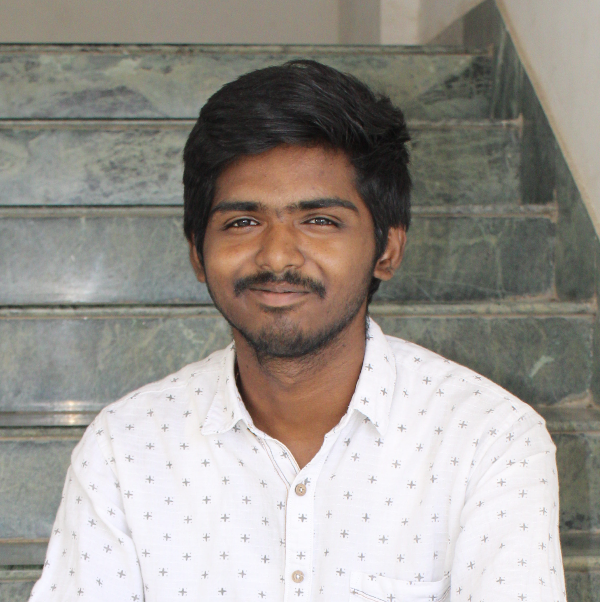
#> input picture Computer Vision/assignment_3/person_image.png, 600 x 602 px
$ python cs20b1100_CV_3.py
#> lines starting #> are read from the running program, lines starting #| are printed output that depends on the picture; after the words box and inside, x2 and y2 are one past the last pixel; in counts of white or black regions, pixels touching at a corner belong together
# CS20B1100
# K.Anuj

import cv2
import numpy as np


def combine_images(person_image_path, historical_image_path, output_path, scale_factor=0.5):
#> called with person_image_path = 'person_image.png', historical_image_path = 'historical_place.jpg', output_path = 'combined_image.jpg', scale_factor = 0.5
    person_img = cv2.imread(person_image_path)
#> person_img is the input picture: shape (602, 600, 3); mean B, G, R 143.7, 149.8, 154.6
    historical_img = cv2.imread(historical_image_path)
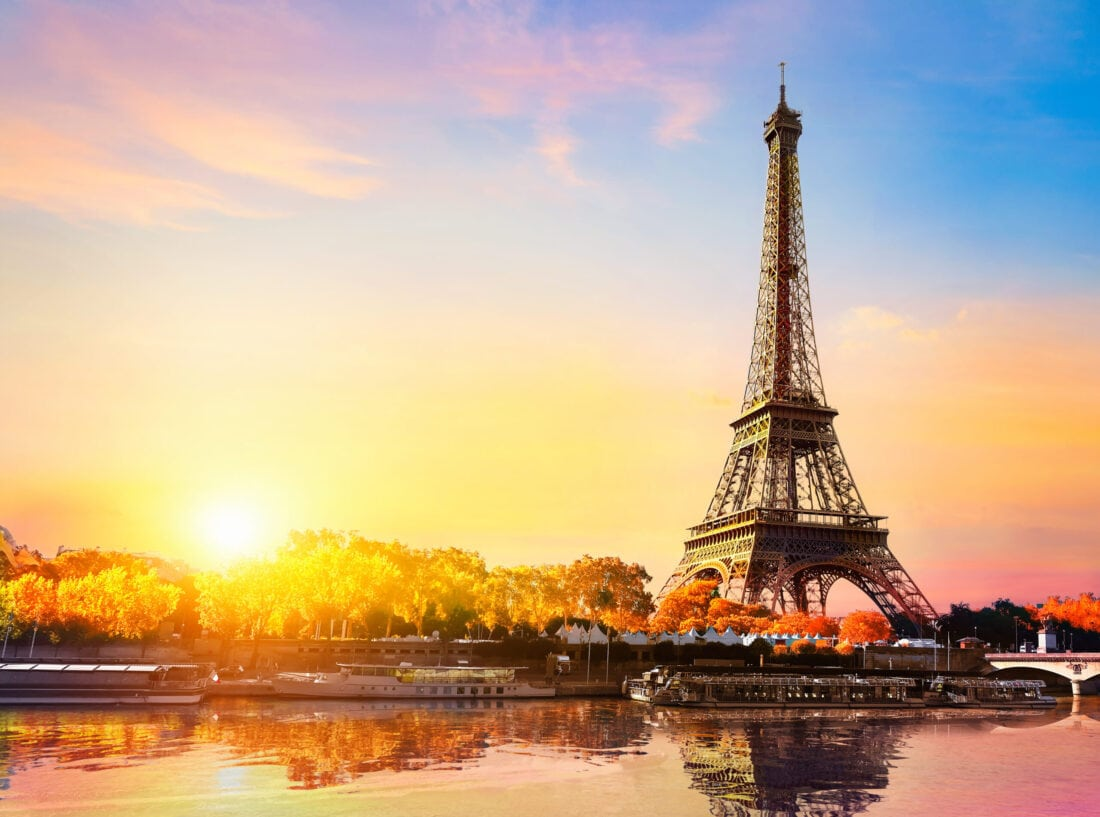
#> input picture Computer Vision/assignment_3/historical_place.jpg, 1100 x 817 px
#> historical_img is the input picture: shape (817, 1100, 3); mean B, G, R 143.4, 170.5, 197.7

    # Resize the historical image to match the size of the person image
    historical_img = cv2.resize(
        historical_img, (person_img.shape[1], person_img.shape[0]))
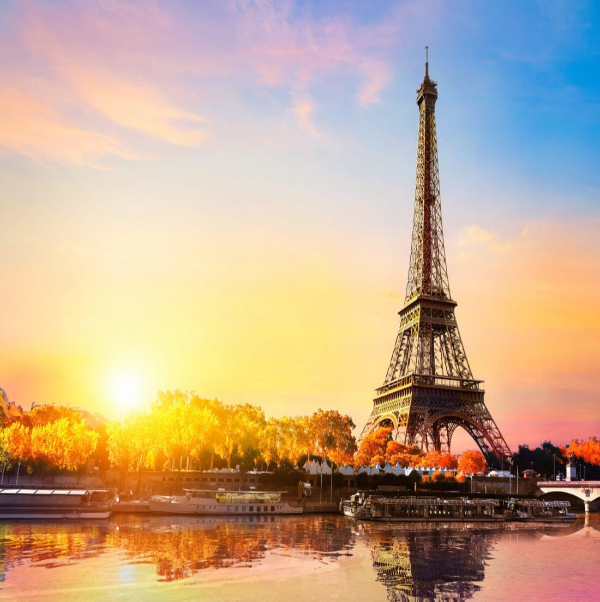
#> historical_img: shape (602, 600, 3); mean B, G, R 143.3, 170.4, 197.6

    # Create a mask of the same size as the person image
    mask = np.zeros(person_img.shape[:2], np.uint8)

    # Create foreground and background models
    bgd_model = np.zeros((1, 65), np.float64)
    fgd_model = np.zeros((1, 65), np.float64)

    # Define a rectangle around the object (person) to help GrabCut segment the image
    rect = (50, 50, person_img.shape[1]-50, person_img.shape[0]-50)
#> rect = (50, 50, 550, 552)

    # Apply GrabCut algorithm
    cv2.grabCut(person_img, mask, rect, bgd_model,
                fgd_model, 5, cv2.GC_INIT_WITH_RECT)

    # Modify mask to create a binary mask for the foreground
    mask2 = np.where((mask == 2) | (mask == 0), 0, 1).astype('uint8')

    # Extract the person from the person image
    person_foreground = person_img * mask2[:, :, np.newaxis]
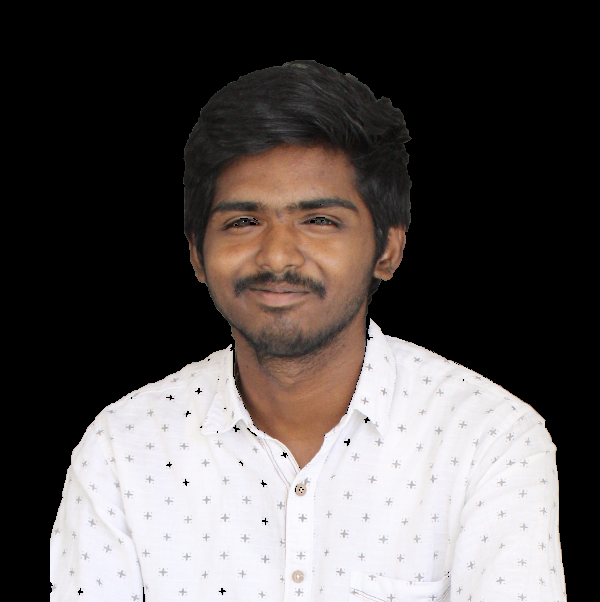
#> person_foreground: shape (602, 600, 3); mean B, G, R 81.4, 82.6, 87.8

    # Resize the foreground
    person_foreground = cv2.resize(person_foreground, (int(
        person_img.shape[1] * scale_factor), int(person_img.shape[0] * scale_factor)))
#> person_foreground: shape (301, 300, 3)
    mask2 = cv2.resize(mask2, (int(
        person_img.shape[1] * scale_factor), int(person_img.shape[0] * scale_factor)))

    # Calculate the starting y-coordinate to place the foreground at the bottom
    start_y = historical_img.shape[0] - person_foreground.shape[0]
#> start_y = 301

    # Place the resized foreground at the bottom of the background
    historical_img[start_y:start_y+person_foreground.shape[0], :person_foreground.shape[1]] = person_foreground * mask2[:, :, np.newaxis] + \
        historical_img[start_y:start_y+person_foreground.shape[0],
                       :person_foreground.shape[1]] * (1 - mask2[:, :, np.newaxis])
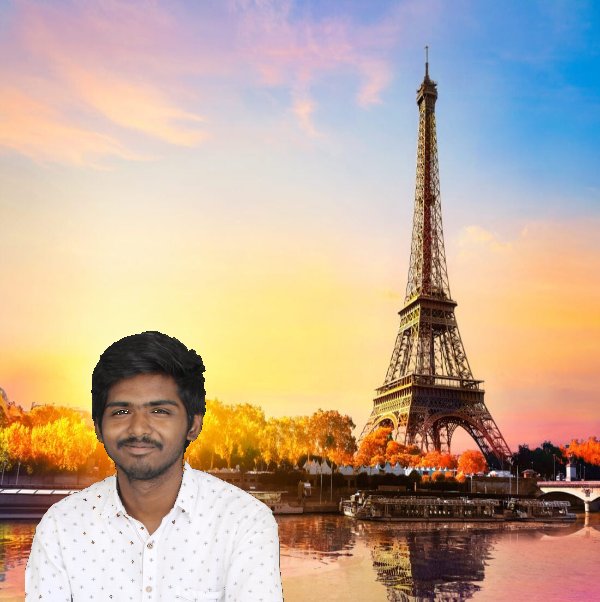
#> historical_img: shape (602, 600, 3); 11.74% of pixels changed, all inside (x1, y1, x2, y2) = (25, 331, 284, 602)

    cv2.imwrite(output_path, historical_img)


combine_images('person_image.png', 'historical_place.jpg',
               'combined_image.jpg', 0.5)
